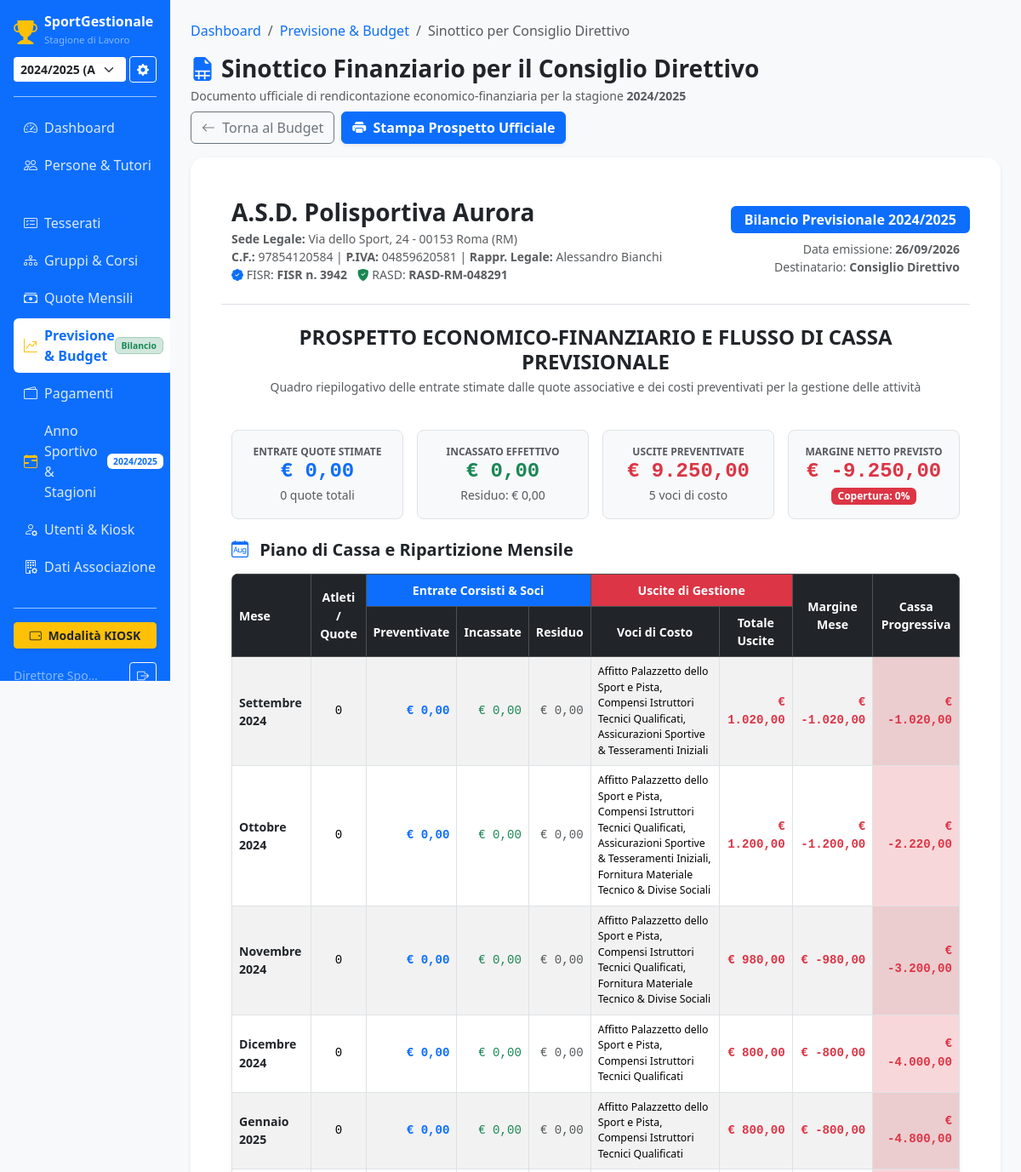
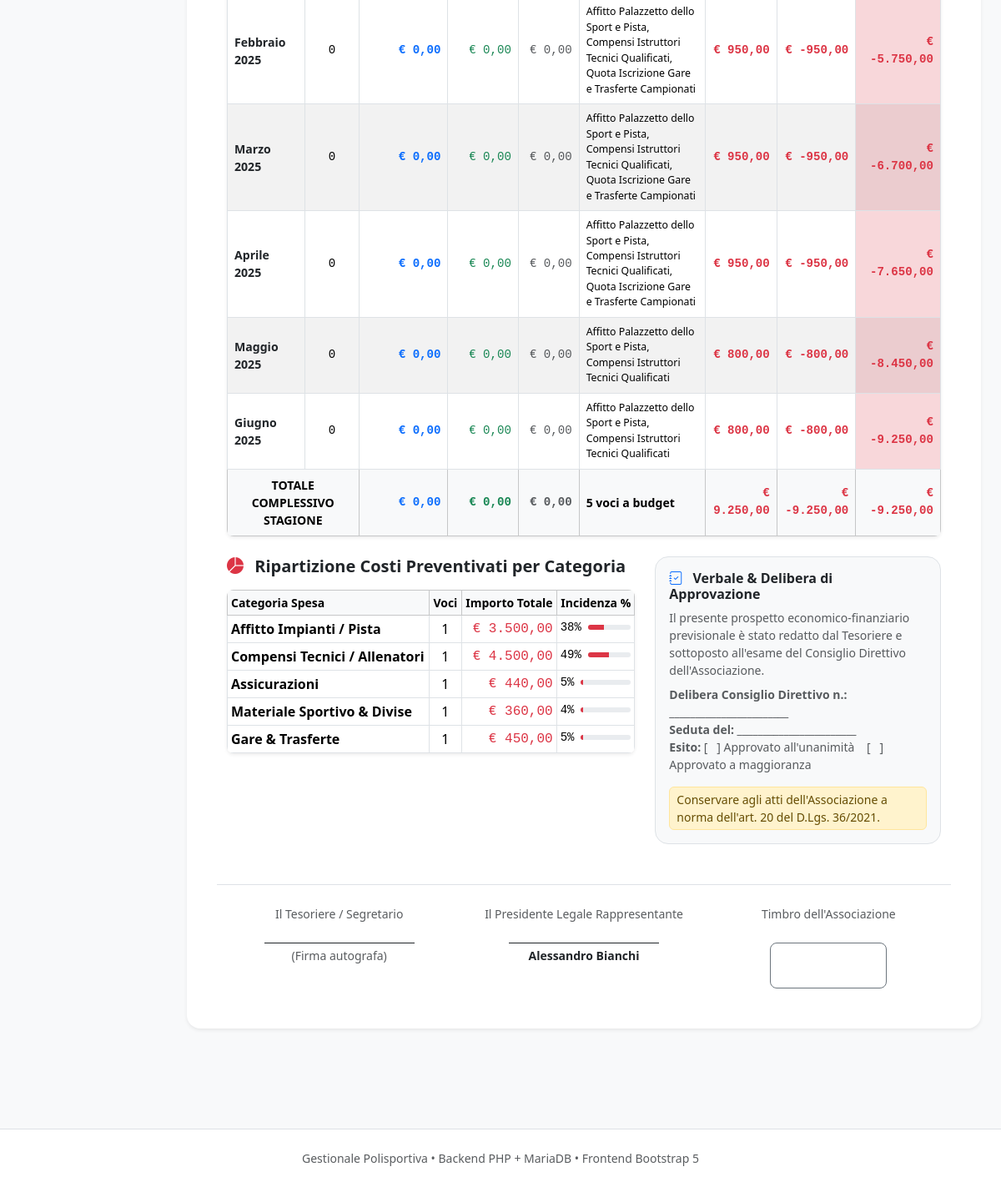
The page /index.php?page=sinottico_consiglio&anno_id=1 (signed in) on the database its author committed (2 pictures, top to bottom).
### tables this page shows
CREATE TABLE IF NOT EXISTS `anno` (
  `id` INT AUTO_INCREMENT PRIMARY KEY,
  `anno` VARCHAR(20) NOT NULL COMMENT 'es. 2024/2025',
  `data_inizio` DATE NOT NULL,
  `data_fine` DATE NOT NULL,
  `attivo` TINYINT(1) NOT NULL DEFAULT 0 COMMENT '1 se anno corrente',
  `created_at` TIMESTAMP DEFAULT CURRENT_TIMESTAMP
);

CREATE TABLE IF NOT EXISTS `associazione` (
  `id` INT PRIMARY KEY DEFAULT 1,
  `denominazione` VARCHAR(150) NOT NULL,
  `codice_fiscale` VARCHAR(16) NOT NULL,
  `partita_iva` VARCHAR(20) NULL,
  `indirizzo` VARCHAR(150) NOT NULL,
  `cap` VARCHAR(10) NOT NULL,
  `comune` VARCHAR(80) NOT NULL,
  `provincia` VARCHAR(4) NOT NULL,
  `legale_rappresentante` VARCHAR(100) NOT NULL,
  `telefono` VARCHAR(30) NULL,
  `email` VARCHAR(120) NULL,
  `pec` VARCHAR(120) NULL,
  `codice_affiliazione` VARCHAR(80) NULL,
  `iban` VARCHAR(35) NULL,
  `disciplina` VARCHAR(100) NOT NULL DEFAULT 'Pattinaggio Artistico a Rotelle',
  `codice_affiliazione_fisr` VARCHAR(80) NULL DEFAULT 'FISR n. 3942',
  `registro_rasd` VARCHAR(80) NULL DEFAULT 'RASD-RM-048291',
  `enti_affiliati_json` TEXT NULL,
  `updated_at` TIMESTAMP DEFAULT CURRENT_TIMESTAMP ON UPDATE CURRENT_TIMESTAMP
);

### private/pages/sinottico_consiglio.php (the view, shortened to what the rows shown need)
<?php
require_once (defined('PATH_INCLUDES') ? PATH_INCLUDES : __DIR__ . '/../includes') . '/header.php';
$db = getDbConnection();
$annoId = isset($_GET['anno_id']) ? (int)$_GET['anno_id'] : ($annoAttivo['id'] ?? 1);
$stmtAnno = $db->prepare("SELECT * FROM anno WHERE id = ?");
$stmtAnno->execute([$annoId]);
$annoSelezionato = $stmtAnno->fetch() ?: $annoAttivo;
$stmtAssoc = $db->query("SELECT * FROM associazione WHERE id = 1 LIMIT 1");
$associazione = $stmtAssoc ? $stmtAssoc->fetch() : null;
?>
<div class="d-print-none mb-3">
    <div class="d-flex justify-content-between align-items-center flex-wrap gap-2">
        <div>
            <h2 class="h3 fw-bold mb-1 d-flex align-items-center">
                <i class="bi bi-file-earmark-spreadsheet-fill text-primary me-2"></i>
                Sinottico Finanziario per il Consiglio Direttivo
            </h2>
            <p class="text-muted small mb-0">
                Documento ufficiale di rendicontazione economico-finanziaria per la stagione <strong><?= htmlspecialchars($annoSelezionato['anno']) ?></strong>
            </p>
        </div>
    </div>
</div>
<div class="card border-0 shadow-sm rounded-4 bg-white p-4 p-md-5 mb-5" id="sinottico-ufficiale-cd">
    <div class="row border-bottom pb-4 mb-4 align-items-center">
        <div class="col-sm-8">
            <h3 class="fw-bold text-dark mb-1"><?= htmlspecialchars($associazione['denominazione']) ?></h3>
            <div class="text-muted small">
                <strong>Sede Legale:</strong> <?= htmlspecialchars($associazione['indirizzo']) ?> - <?= htmlspecialchars($associazione['cap']) ?> <?= htmlspecialchars($associazione['comune']) ?> (<?= htmlspecialchars($associazione['provincia']) ?>)
            </div>
            <div class="text-muted small">
                <strong>C.F.:</strong> <?= htmlspecialchars($associazione['codice_fiscale']) ?>
                <?php if (!empty($associazione['partita_iva'])): ?>
                    | <strong>P.IVA:</strong> <?= htmlspecialchars($associazione['partita_iva']) ?>
                <?php endif; ?>
                | <strong>Rappr. Legale:</strong> <?= htmlspecialchars($associazione['legale_rappresentante']) ?>
            </div>
            <div class="text-muted small">
                <?php if (!empty($associazione['codice_affiliazione_fisr'])): ?>
                    <span class="me-2"><i class="bi bi-patch-check-fill text-primary"></i> FISR: <strong><?= htmlspecialchars($associazione['codice_affiliazione_fisr']) ?></strong></span>
                <?php endif; ?>
                <?php if (!empty($associazione['registro_rasd'])): ?>
                    <span><i class="bi bi-shield-fill-check text-success"></i> RASD: <strong><?= htmlspecialchars($associazione['registro_rasd']) ?></strong></span>
                <?php endif; ?>
            </div>
        </div>
        <div class="col-sm-4 text-sm-end mt-3 mt-sm-0">
            <span class="badge bg-primary fs-6 px-3 py-2 mb-2 d-inline-block">
                Bilancio Previsionale <?= htmlspecialchars($annoSelezionato['anno']) ?>
            </span>
            <div class="small text-muted">Data emissione: <strong><?= date('d/m/Y') ?></strong></div>
            <div class="small text-muted">Destinatario: <strong>Consiglio Direttivo</strong></div>
        </div>
    </div>
    <div class="table-responsive mb-4">
        <table class="table table-bordered table-striped align-middle mb-0" style="font-size: 0.88rem;">
            <thead class="table-dark text-center align-middle">
                <tr>
                    <th rowspan="2" class="text-start">Mese</th>
                    <th rowspan="2">Atleti / Quote</th>
                    <th colspan="3" class="bg-primary text-white">Entrate Corsisti & Soci</th>
                    <th colspan="2" class="bg-danger text-white">Uscite di Gestione</th>
                    <th rowspan="2">Margine Mese</th>
                    <th rowspan="2">Cassa Progressiva</th>
                </tr>
                <tr>
                    <th>Preventivate</th>
                    <th>Incassate</th>
                    <th>Residuo</th>
                    <th>Voci di Costo</th>
                    <th>Totale Uscite</th>
                </tr>
            </thead>
        </table>
    </div>
    <div class="row g-4 mb-4">
        <div class="col-md-7">
            <div class="table-responsive">
                <table class="table table-sm table-bordered mb-0">
                    <thead class="table-light small">
                        <tr>
                            <th>Categoria Spesa</th>
                            <th class="text-center">Voci</th>
                            <th class="text-end">Importo Totale</th>
                            <th class="text-end">Incidenza %</th>
                        </tr>
                    </thead>
                </table>
            </div>
        </div>
    </div>
    <div class="row pt-4 mt-4 border-top">
        <div class="col-4 text-center">
            <div class="small text-muted mb-4">Il Presidente Legale Rappresentante</div>
            <div class="border-bottom border-dark mx-auto" style="max-width: 180px;"></div>
            <div class="small fw-semibold mt-1"><?= htmlspecialchars($associazione['legale_rappresentante']) ?></div>
        </div>
    </div>
</div>
<?php
require_once (defined('PATH_INCLUDES') ? PATH_INCLUDES : __DIR__ . '/../includes') . '/footer.php';
?>

### private/includes/header.php (shortened to what the rows shown need)
<?php
$headerDb = function_exists('getDbConnection') ? getDbConnection() : null;
$annoAttivo = null;
if ($headerDb) {
    try {
        $annoAttivo = $headerDb->query("SELECT * FROM anno WHERE attivo = 1 LIMIT 1")->fetch();
    } catch (Exception $e) {}
}
?>
<!DOCTYPE html>
<html lang="it">
<head>
    <link href="assets/css/bootstrap.min.css" rel="stylesheet">
    <link rel="stylesheet" href="assets/css/bootstrap-icons.min.css">
</head>
<body>
<div class="container-fluid">
    <div class="row">
        <nav class="col-md-3 col-lg-2 d-none d-md-flex flex-column sidebar p-3 sticky-top" style="height: 100vh; overflow-y: auto;">
            <ul class="nav flex-column mb-auto">
                <li class="nav-item">
                    <a class="nav-link <?= ($page==='anni'?'active':'') ?>" href="index.php?page=anni">
                        <i class="bi bi-calendar-range me-2 text-warning"></i> Anno Sportivo & Stagioni
                        <span class="badge bg-white text-primary ms-auto" style="font-size: 0.65rem;"><?= htmlspecialchars($annoAttivo['anno']) ?></span>
                    </a>
                </li>
            </ul>
        </nav>
        <main class="col-md-9 col-lg-10 ms-sm-auto px-md-4 py-4">

### rows shown on the page
anno: anno "2024/2025"
associazione: denominazione "A.S.D. Polisportiva Aurora", indirizzo "Via dello Sport, 24", cap "00153", comune "Roma", provincia "RM", codice_fiscale "97854120584", partita_iva "04859620581", legale_rappresentante "Alessandro Bianchi", codice_affiliazione_fisr "FISR n. 3942", registro_rasd "RASD-RM-048291"

### other values the page prints
$user['nome'] "Direttore Spo…"
$totaleEntratePreviste "0,00"
count($quoteList) "0"
$totaleIncassatoReale "0,00"
$totaleResiduoReale "0,00"
$totaleUscitePreviste "9.250,00"
count($speseList) "5"
$saldoFinaleStagione "-9.250,00"
$tassoCopertura "0"
$p['label'] "Settembre 2024"
$p['count_quote'] "0"
$p['entrate'] "0,00"
$p['incassato'] "0,00"
$p['residuo'] "0,00"
implode(', ', $p['spese_voci']) "Affitto Palazzetto dello Sport e Pista, Compensi Istruttori Tecnici Qualificati, Assicurazioni Sportive & Tesseramenti Iniziali"
